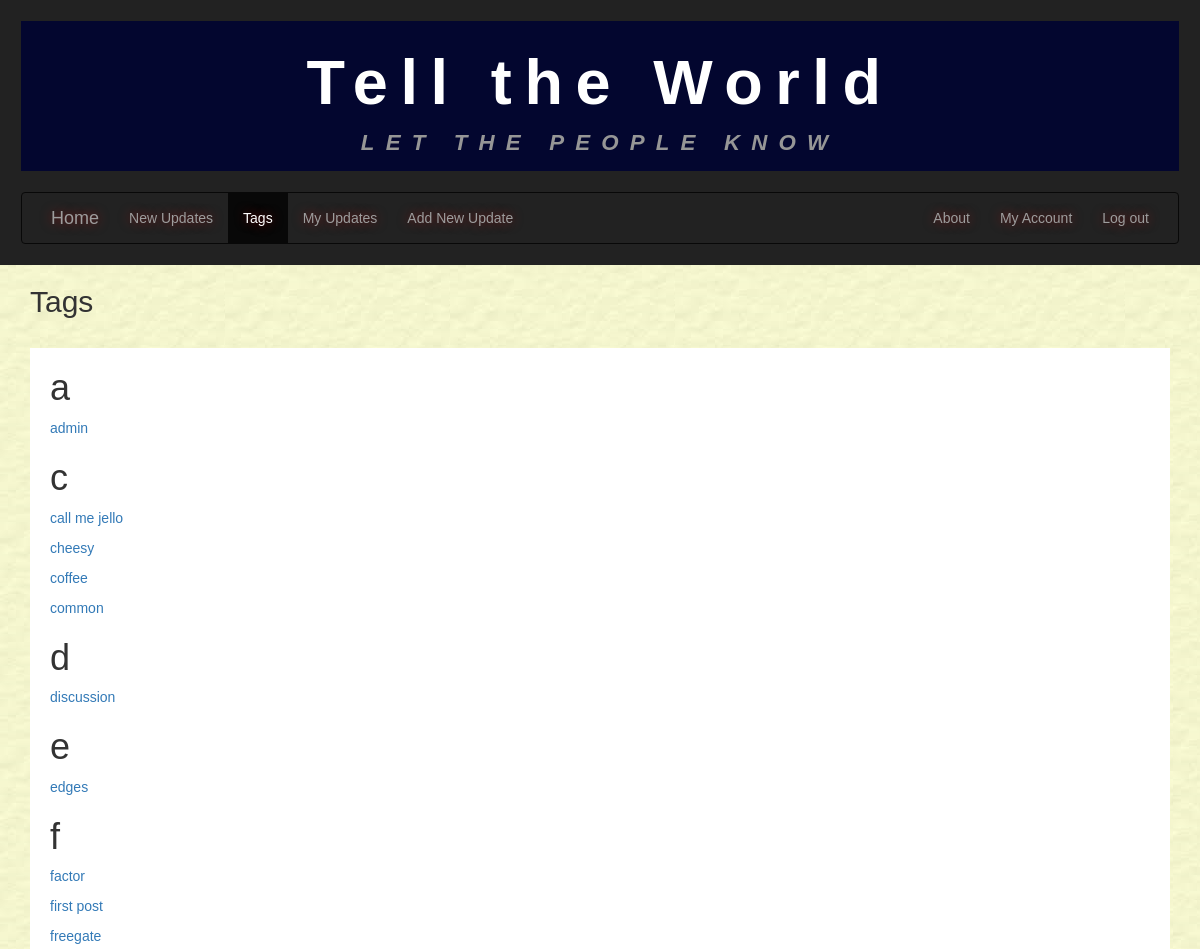
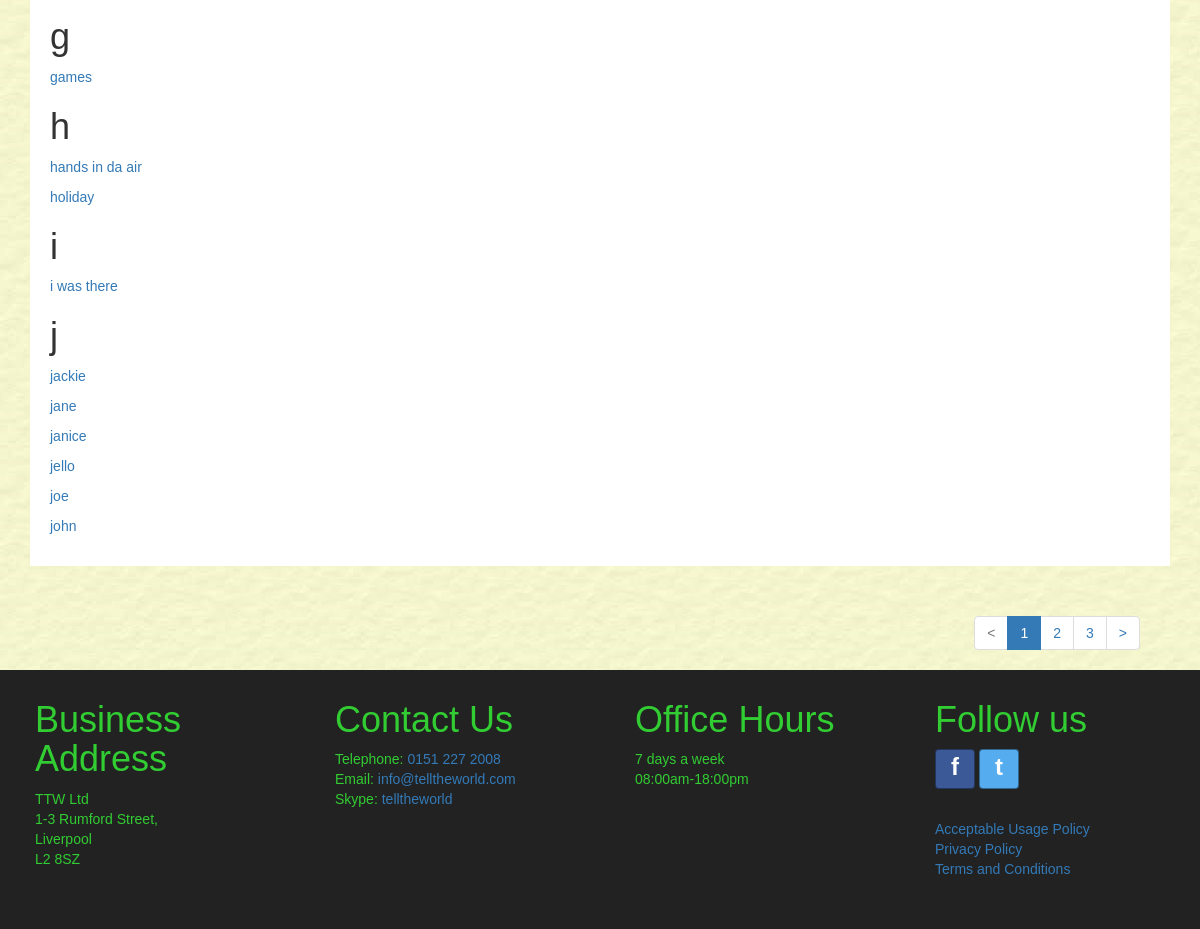
The app's page /tags/ (signed in), older data (2 pictures, top to bottom).
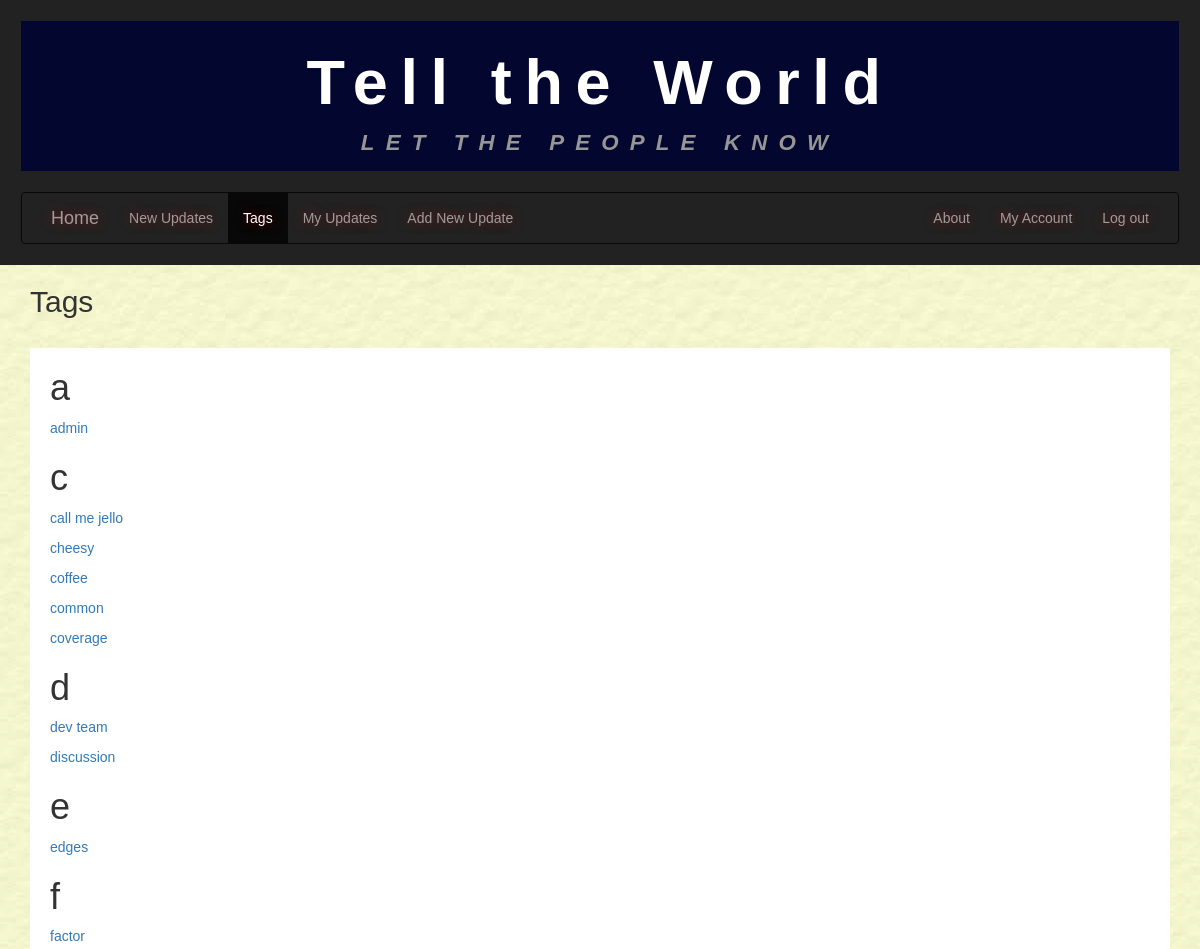
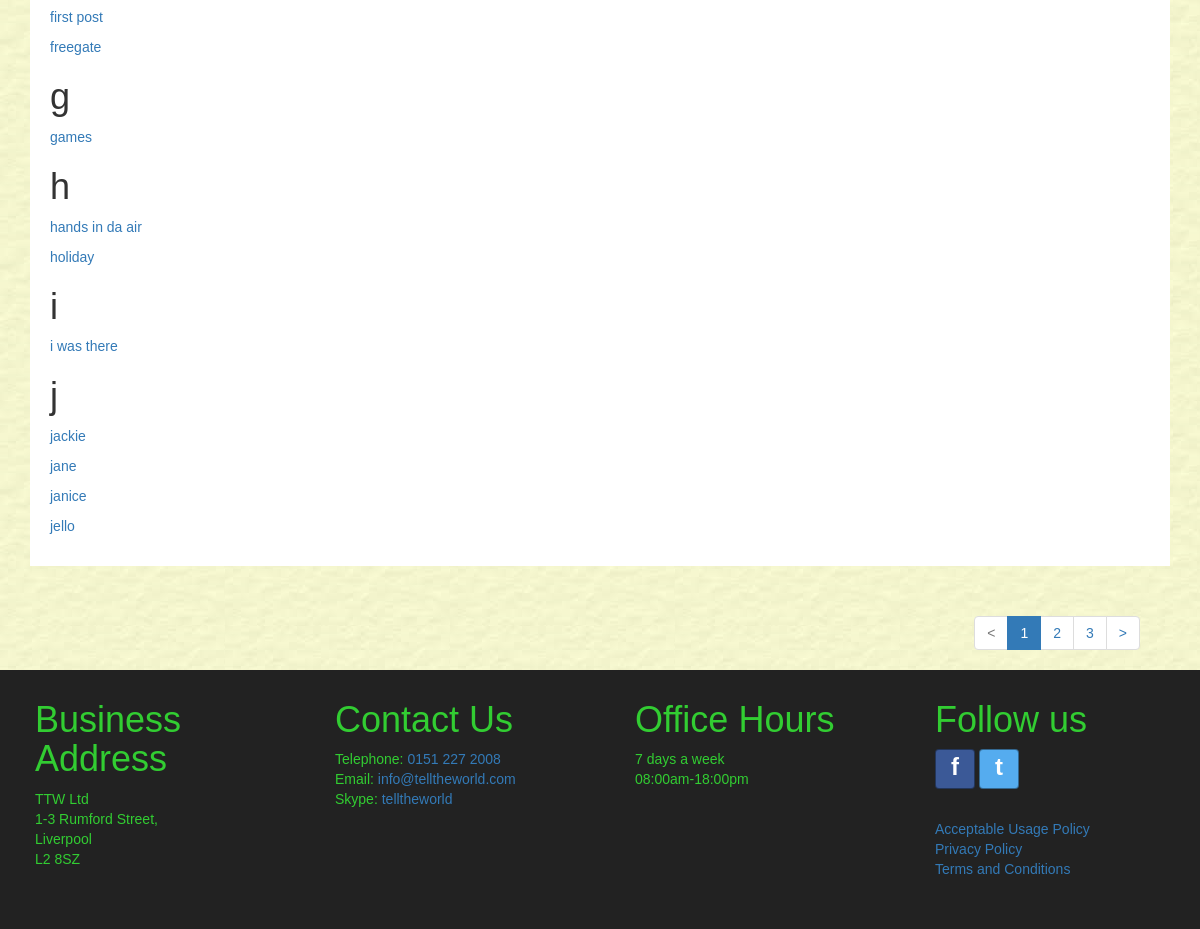
The same page, newer data (2 pictures, top to bottom).
### tellings/models.py (models this page shows, shortened)
class Tag(models.Model):
    tagID = models.AutoField(primary_key=True, db_column='tagID')
    tagName = models.CharField(max_length=15)
    @property
    def first_char(self):
        return self.tagName[0]
    class Meta:
        ordering = ['tagName']
        verbose_name = "Tag"
        verbose_name_plural = "Tags"

### tellings/views.py (the view)
# urls.py: path('tags/', TagListView.as_view(), name='tags'),
class TagListView(LoginRequiredMixin, generic.ListView):
    model = Tag
    paginate_by = 20
    http_method_names = ['get', 'post']

### tellings/templatetags/my_tags.py (called while the page is built)
@register.simple_tag(takes_context=True)
def param_replace(context, **kwargs):
    d = context['request'].GET.copy()
    for k, v in kwargs.items():
        d[k] = v
    for k in [k for k, v in d.items() if not v]:
        del d[k]
    return d.urlencode()

### tellings/templates/tellings/tag_list.html (shortened to what this page needs)
{% extends 'tellings/base.html' %}
{% block content %}
  <div class="container-fluid main-content">
    <div class="container allUserUpdates" id="userUpdates">
      <h2>Tags</h2>
      <div class="row white-inner-container">
        {% if tag_list %}
          {% regroup tag_list by first_char as first_char_list %}
          {% for sort_by_first_char in first_char_list %}
            <h1>{{ sort_by_first_char.grouper }}</h1>
              {% for item in sort_by_first_char.list %}
                <p>
                  <a href="{% url 'tellings:newupdates' %}?tagName={{ item.tagName }}" name="{{ item.tagName }}">{{ item.tagName }}</a>
                </p>
              {% endfor %}
           {% endfor %}
        {% else %}
          <p>No results found.</p>
        {% endif %}
      </div>
    </div>
  </div>
{% endblock %}

Row changes from the older to the newer data that the page shows:
no longer on this page (row unchanged): Tag: tagName "joe", shown under "j"
no longer on this page (row unchanged): Tag: tagName "john", shown under "j"
added Tag: tagName "coverage", shown under "c"
added Tag: tagName "dev team", shown under "d"
